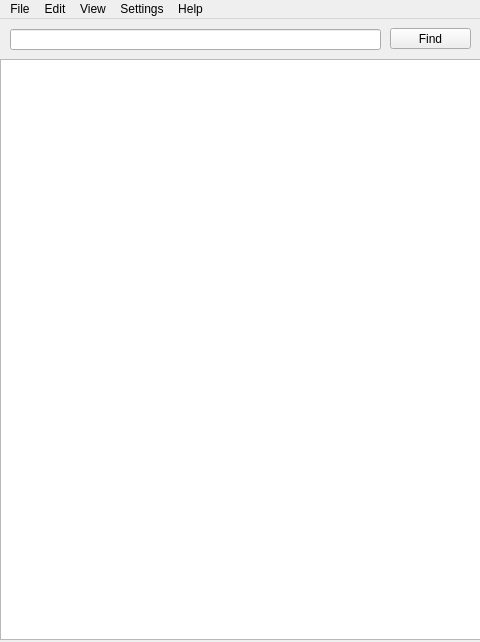
<?xml version="1.0" encoding="UTF-8"?>
<ui version="4.0">
 <class>MainWindow</class>
 <widget class="QMainWindow" name="MainWindow">
  <property name="geometry">
   <rect>
    <x>0</x>
    <y>0</y>
    <width>480</width>
    <height>642</height>
   </rect>
  </property>
  <property name="windowTitle">
   <string>QtSCP</string>
  </property>
  <property name="windowIcon">
   <iconset resource="images.qrc">
    <normaloff>:/app/img/App_OpenCubicPlayer.png</normaloff>:/app/img/App_OpenCubicPlayer.png</iconset>
  </property>
  <widget class="QWidget" name="centralwidget">
   <widget class="QLineEdit" name="lineEdit">
    <property name="geometry">
     <rect>
      <x>10</x>
      <y>10</y>
      <width>371</width>
      <height>21</height>
     </rect>
    </property>
   </widget>
   <widget class="QPushButton" name="pushButton">
    <property name="geometry">
     <rect>
      <x>390</x>
      <y>9</y>
      <width>81</width>
      <height>21</height>
     </rect>
    </property>
    <property name="text">
     <string>Find</string>
    </property>
   </widget>
   <widget class="QTextBrowser" name="textBrowser">
    <property name="geometry">
     <rect>
      <x>0</x>
      <y>40</y>
      <width>481</width>
      <height>581</height>
     </rect>
    </property>
    <property name="acceptDrops">
     <bool>true</bool>
    </property>
    <property name="autoFillBackground">
     <bool>false</bool>
    </property>
    <property name="styleSheet">
     <string notr="true"/>
    </property>
    <property name="html">
     <string>&lt;!DOCTYPE HTML PUBLIC &quot;-//W3C//DTD HTML 4.0//EN&quot; &quot;http://www.w3.org/TR/REC-html40/strict.dtd&quot;&gt;
&lt;html&gt;&lt;head&gt;&lt;meta name=&quot;qrichtext&quot; content=&quot;1&quot; /&gt;&lt;style type=&quot;text/css&quot;&gt;
p, li { white-space: pre-wrap; }
&lt;/style&gt;&lt;/head&gt;&lt;body style=&quot; font-family:'MS Shell Dlg 2'; font-size:8.25pt; font-weight:400; font-style:normal;&quot;&gt;
&lt;p style=&quot;-qt-paragraph-type:empty; margin-top:0px; margin-bottom:0px; margin-left:0px; margin-right:0px; -qt-block-indent:0; text-indent:0px;&quot;&gt;&lt;br /&gt;&lt;/p&gt;&lt;/body&gt;&lt;/html&gt;</string>
    </property>
    <property name="overwriteMode">
     <bool>false</bool>
    </property>
    <property name="acceptRichText">
     <bool>true</bool>
    </property>
   </widget>
  </widget>
  <widget class="QMenuBar" name="menubar">
   <property name="geometry">
    <rect>
     <x>0</x>
     <y>0</y>
     <width>480</width>
     <height>18</height>
    </rect>
   </property>
   <widget class="QMenu" name="menuFile">
    <property name="title">
     <string>File</string>
    </property>
    <addaction name="actionQuit"/>
   </widget>
   <widget class="QMenu" name="menuEdit">
    <property name="title">
     <string>Edit</string>
    </property>
   </widget>
   <widget class="QMenu" name="menuView">
    <property name="title">
     <string>View</string>
    </property>
   </widget>
   <widget class="QMenu" name="menuSettings">
    <property name="title">
     <string>Settings</string>
    </property>
   </widget>
   <widget class="QMenu" name="menuHelp">
    <property name="title">
     <string>Help</string>
    </property>
    <addaction name="actionAbout_SCP"/>
    <addaction name="actionAbout_Qt"/>
    <addaction name="actionAbout_QtSCP"/>
   </widget>
   <addaction name="menuFile"/>
   <addaction name="menuEdit"/>
   <addaction name="menuView"/>
   <addaction name="menuSettings"/>
   <addaction name="menuHelp"/>
  </widget>
  <action name="actionAbout_SCP">
   <property name="icon">
    <iconset resource="images.qrc">
     <normaloff>:/app/img/Alert_Info.png</normaloff>:/app/img/Alert_Info.png</iconset>
   </property>
   <property name="text">
    <string>About SCP</string>
   </property>
  </action>
  <action name="actionAbout_Qt">
   <property name="icon">
    <iconset resource="images.qrc">
     <normaloff>:/app/img/Qt.iom</normaloff>:/app/img/Qt.iom</iconset>
   </property>
   <property name="text">
    <string>About Qt</string>
   </property>
  </action>
  <action name="actionAbout_QtSCP">
   <property name="icon">
    <iconset resource="images.qrc">
     <normaloff>:/app/img/App_OpenCubicPlayer.png</normaloff>:/app/img/App_OpenCubicPlayer.png</iconset>
   </property>
   <property name="text">
    <string>About QtSCP</string>
   </property>
  </action>
  <action name="actionQuit">
   <property name="icon">
    <iconset resource="images.qrc">
     <normaloff>:/app/img/Action_Stop_1.png</normaloff>:/app/img/Action_Stop_1.png</iconset>
   </property>
   <property name="text">
    <string>Quit</string>
   </property>
  </action>
 </widget>
 <resources>
  <include location="images.qrc"/>
 </resources>
 <connections/>
</ui>
